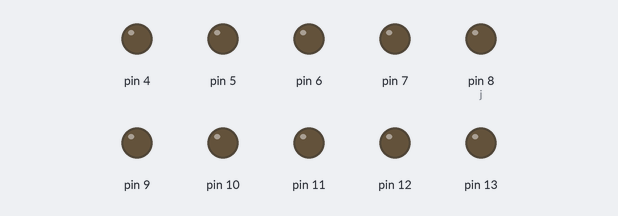
Simulated run of this sketch. Board: Arduino Uno, built with avr-gcc and run on an emulated ATmega328P. On the bench: output pins drawn as LEDs (lit = HIGH). What the sketch prints to the serial monitor is not drawn.

Above: at 0.5 s.
At 2.77 s:
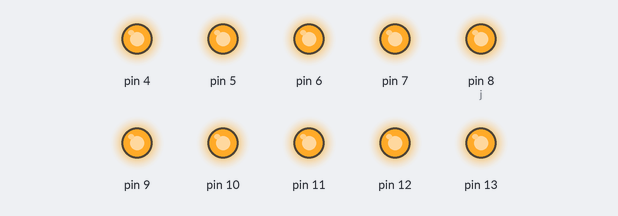
Timing chart, 0 to 3.8 s (numbered marks = the images above):
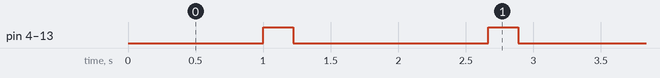

Measured:
- by itself, pin 4–7, pin 8 (j), pin 9–13: alternates HIGH for 0.22 s and LOW for 1.4 s

The sketch:

main.ino
```cpp
#include "cardio.h"
#include "coeur.h"
#include "param.h"
#include "FreqMeasure.h"


int i;


void setup()
{
  Serial.begin(9600);
  FreqMeasure.begin();


}

void loop()
{
  int temps_var, pouls_var;
  temps_var = temps();
  pouls_var = pouls();

  Serial.print(temps_var);
  Serial.print(";");
  Serial.print(pouls_var);

   switch(selection){
    case 1 :
        coeur_sequentielle();
        break;

     case 2 :
       coeur_unsurdeux() ;
        break;

     case 3 :
        coeur_unsurtrois();
        break;

     case 4 :
        coeur_full();
        break;

     case 5 :
        coeur_symetrie();
        break;


  }


}
```

cardio.cpp
```cpp
#include "cardio.h"
#include "Arduino.h"
#include "FreqMeasure.h"

int time;
int temps(){
  time = millis(); // compte le temps depuis l'ouverture du programme
  Serial.println(time);
  delay(1000);
  return time;
}

int pouls(){
  int sum = 0;
  int count = 0;
  double frequency;
  if (FreqMeasure.available()) {
    // average several reading together
    sum = sum + FreqMeasure.read();
    count = count + 1;
    if (count > 30) {
      frequency = F_CPU / (sum / count);
      sum = 0;
      count = 0;
    }
  }
  return frequency;
}
```

cardio.h
```cpp
int temps();
int pouls();
```

coeur.cpp
```cpp
#include "coeur.h"
#include "Arduino.h"
#include "param.h"

/* Fonction d'allumage séquentielle */
void coeur_sequentielle(){

  int i;
  //int period = 1000/freq;
  //int timing = period / dutyCycle;

/*
 * Boucle pour les pins 4 a 13
 * Allumage, attente 1200ms
 * eteindre, attente 1200ms,
 * recommencer
 */
    for(i=4; i<14; i++)
  {
    pinMode(i, OUTPUT);
    digitalWrite(i, HIGH); // signal d'allumage donc signal 1
    delay(1200); //delay(timing);
    digitalWrite(i, LOW);

    delay(1200); //delay(timing);

  /*    delay(period-timing);
  */
  }
}

/* Fonction pour allumer une LED sur 3 de facon alterne. */
void coeur_unsurtrois(){

  int i;

    for(i = 7; i< 14; i+=3)
      {
        pinMode(i,OUTPUT);
        digitalWrite(i,HIGH);
      }
      delay(222); //delay(timing);


      for(i = 7; i< 14; i+=3)
      {
        pinMode(i,OUTPUT);
        digitalWrite(i,LOW);
      }
      delay(444);
      //delay(period-timing);

      for(i = 3; i< 14; i+=3)
      {

        pinMode(i,OUTPUT);
        digitalWrite(i,HIGH);
      }
      delay(222);
          //delay(timing);


      for(i = 3; i< 14; i+=3)
      {

        pinMode(i,OUTPUT);
        digitalWrite(i,LOW);
      }
      delay(444);
      //delay(period-timing);
}

/*
 * Fonction d'allumage une sur deux
 */
void coeur_unsurdeux(){

  int i;
    for(i = 7; i< 14; i+=2)
      {

        pinMode(i,OUTPUT);
        digitalWrite(i,HIGH);
      }
      delay(222);
          //delay(timing);


      for(i = 7; i< 14; i+=2)
      {

        pinMode(i,OUTPUT);
        digitalWrite(i,LOW);
      }
      delay(444);
      //delay(period-timing);

      for(i = 4; i< 14; i+=2)
      {

        pinMode(i,OUTPUT);
        digitalWrite(i,HIGH);
      }
      delay(222); //delay(timing);


      for(i = 4; i< 14; i+=2)
      {

        pinMode(i,OUTPUT);
        digitalWrite(i,LOW);
      }
      delay(444); //delay(period-timing);
}

/*
 * Fonction d'allumage de tout le coeur
 */
void coeur_full(){

  int i;

    for(i = 4; i< 14; i++){

    pinMode(i,OUTPUT);
    digitalWrite(i,HIGH);
    }
    delay(222);
    //delay(timing);

    for(i = 4; i< 14; i++){

    pinMode(i,OUTPUT);
    digitalWrite(i,LOW);
    }
    delay(444);
    //delay(period-timing);

}

/*
 * Fonction d'allumage de coté deux a deux
 */
void coeur_symetrie(){
   int i, j;
   j = 8;
   for (i = 8; i>2; i -=1)
   {
    if (j == 14)
    {
      j = 8;
    }
    if (i != 3){
      pinMode(i, OUTPUT);
      digitalWrite(i, HIGH);
    }

    if (j != 8)
    {
      pinMode(j, OUTPUT);
      digitalWrite(j, HIGH);
    }
    delay(666);

    digitalWrite(i, LOW);
    digitalWrite(j, LOW);

    delay(666);
    j +=1;
   }
}


/*    for(i = 4; i< 8; i+=2)
     {
        pinMode(8,OUTPUT);
        digitalWrite(8,HIGH);
      }
      delay(222);
          //delay(timing);

      for(i = 4; i< 8; i+=2)
      {

        pinMode(i,OUTPUT);
        digitalWrite(i,LOW);
      }
      delay(444);
      //delay(period-timing);

      for(i = 10; i< 14; i+=2)
      {

        pinMode(i,OUTPUT);
        digitalWrite(i,HIGH);
      }
      delay(222);
          //delay(timing);


      for(i = 10; i< 14; i+=2)
      {

        pinMode(i,OUTPUT);
        digitalWrite(i,LOW);
      }
      delay(444);
      //delay(period-timing);

}*/
```

coeur.h
```cpp
void coeur_sequentielle();
void coeur_full();
void coeur_unsurtrois();
void coeur_unsurdeux();
void coeur_symetrie();
```

generation.c
```cpp
#include "generation.h"
#ifndef SYMBOL
#define chemin "F:\\ecole\\Projet\\A1 - PROJET FONDAMENTAUX SCIENTIFIQUES__Bensimon_Witz_Origo\\src\\Arduino_leds\\main\\param.h"
#endif
int generation(int choix){

	FILE *fout = NULL;
 	fout = fopen(chemin, "w");

    if (fout == NULL)
    {
        printf("Impossible d'ouvrir le fichier .txt");
        exit(EXIT_FAILURE);
    }


		switch(choix) {

		case 1: fprintf(fout,"#define selection 1");

			break;

		case 2: fprintf(fout,"#define selection 2 ");

			break;

		case 3: fprintf(fout,"#define selection 3");

			break;

		case 4: fprintf(fout,"#define selection 4");

			break;

		case 5: fprintf(fout,"#define selection 5");

			break;
		}


	    fclose(fout);

	    return 2;


}
```

generation.h
```cpp
#include <stdio.h>
#include <stdlib.h>

int generation(int choix);
```

menu.c
```cpp
#include <stdio.h>
#include <stdlib.h>
#include "menu.h"
#include "generation.c"

/*
 * Fonction de selection dans le menu de demarrage
 * Permet de choisir le mode d'affichage.
 */

int selection()
{
		int select = 0 ;

		printf("					Veuillez choisir un des modes d'allumage du module coeur\n");
		printf("mode chenille (1)\n");
		printf("mode 1/3 (2)\n");
		printf("mode 1/2 (3)\n");
		printf("mode allumage total (4)\n");
		printf("mode 1/2 side (5)\n");
		/*	printf("mode slection (6)\n");
		*/
		scanf("%d",&select);

	return select;
}
```

menu.h
```cpp
/*void assignation_led();
void coeur_led_sequéntiellement();
void coeur_full();
void coeur_unsurtrois()
void coeur_unsurdeux();
void coeur_unsurdeuxsurleteco();*/

int selection();
```

param.h
```cpp
#define selection 4
```
